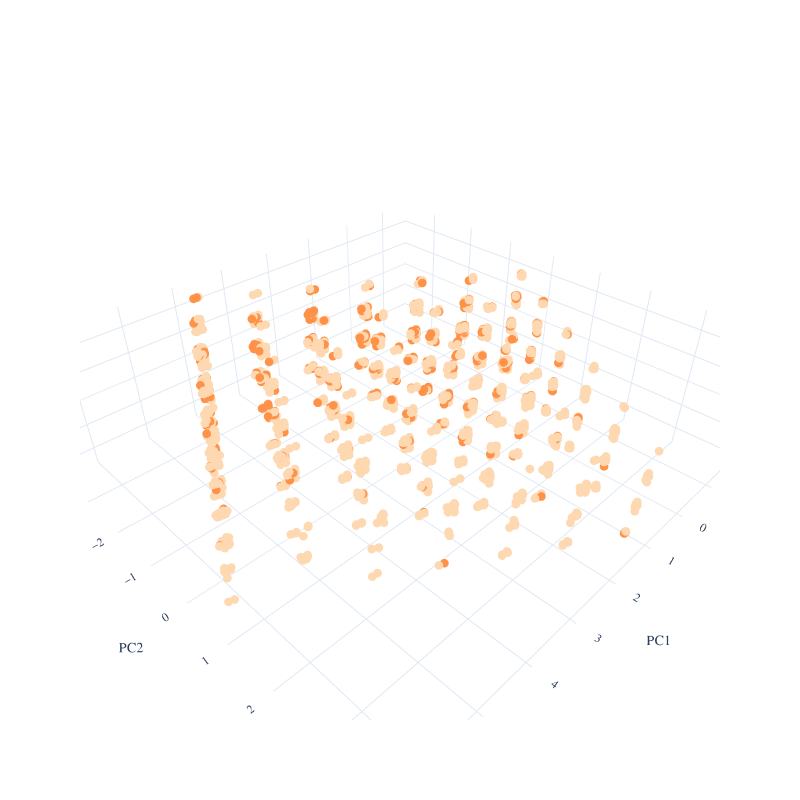

Notebook cell for this chart:
### Code cell
# Create a 3D scatter plot
custom_color_scale = [[0, 'rgb(254, 216, 177)'], [1, 'rgb(255, 146, 73)']]

fig = go.Figure(data=[go.Scatter3d(
    x=x,
    y=y,
    z=z,
    mode='markers',
    marker=dict(
        size=3,
        #color=HFEA_train['PATIENT_AGE_AT_TREATMENT'],
        #color=HFEA_train['TOTAL_NUMBER_OF_PREVIOUS_IVF_CYCLES'],  
        color=HFEA_train['LIVE_BIRTH_OCCURRENCE'],        
        colorscale=custom_color_scale,
        #colorscale='Oranges',
        opacity=1
    )
)])

# Set labels and plot title
fig.update_layout(
    scene = dict(
        xaxis_title='PC1',
        yaxis_title='PC2',
        zaxis_title='PC3'
    ),
    font_family='Didot',
    #title=dict(
    #    text='Representation of PCs 1, 2, and 3',
    #    x=0.5,
    #    y=0.98,
    #    font=dict(color=colours_gaia[1], size=20)
    #),
    template="plotly_white",
    width=800,
    height=800
)

fig.show()

### Figure 1 — Plotly figure (JSON) as saved in the notebook; plotly's stock layout.template omitted (floating-point values rounded to 4 significant figures; data arrays with more than 128 entries replaced by an {"elided": "..."} marker saying what was removed)
{"data": [{"marker": {"color": {"elided": "33595 int values"}, "colorscale": [[0, "rgb(254, 216, 177)"], [1, "rgb(255, 146, 73)"]], "opacity": 1, "size": 3}, "mode": "markers", "type": "scatter3d", "x": {"elided": "33595 float values"}, "y": {"elided": "33595 float values"}, "z": {"elided": "33595 float values"}}], "layout": {"font": {"family": "Didot"}, "height": 800, "scene": {"xaxis": {"title": {"text": "PC1"}}, "yaxis": {"title": {"text": "PC2"}}, "zaxis": {"title": {"text": "PC3"}}}, "width": 800}}
